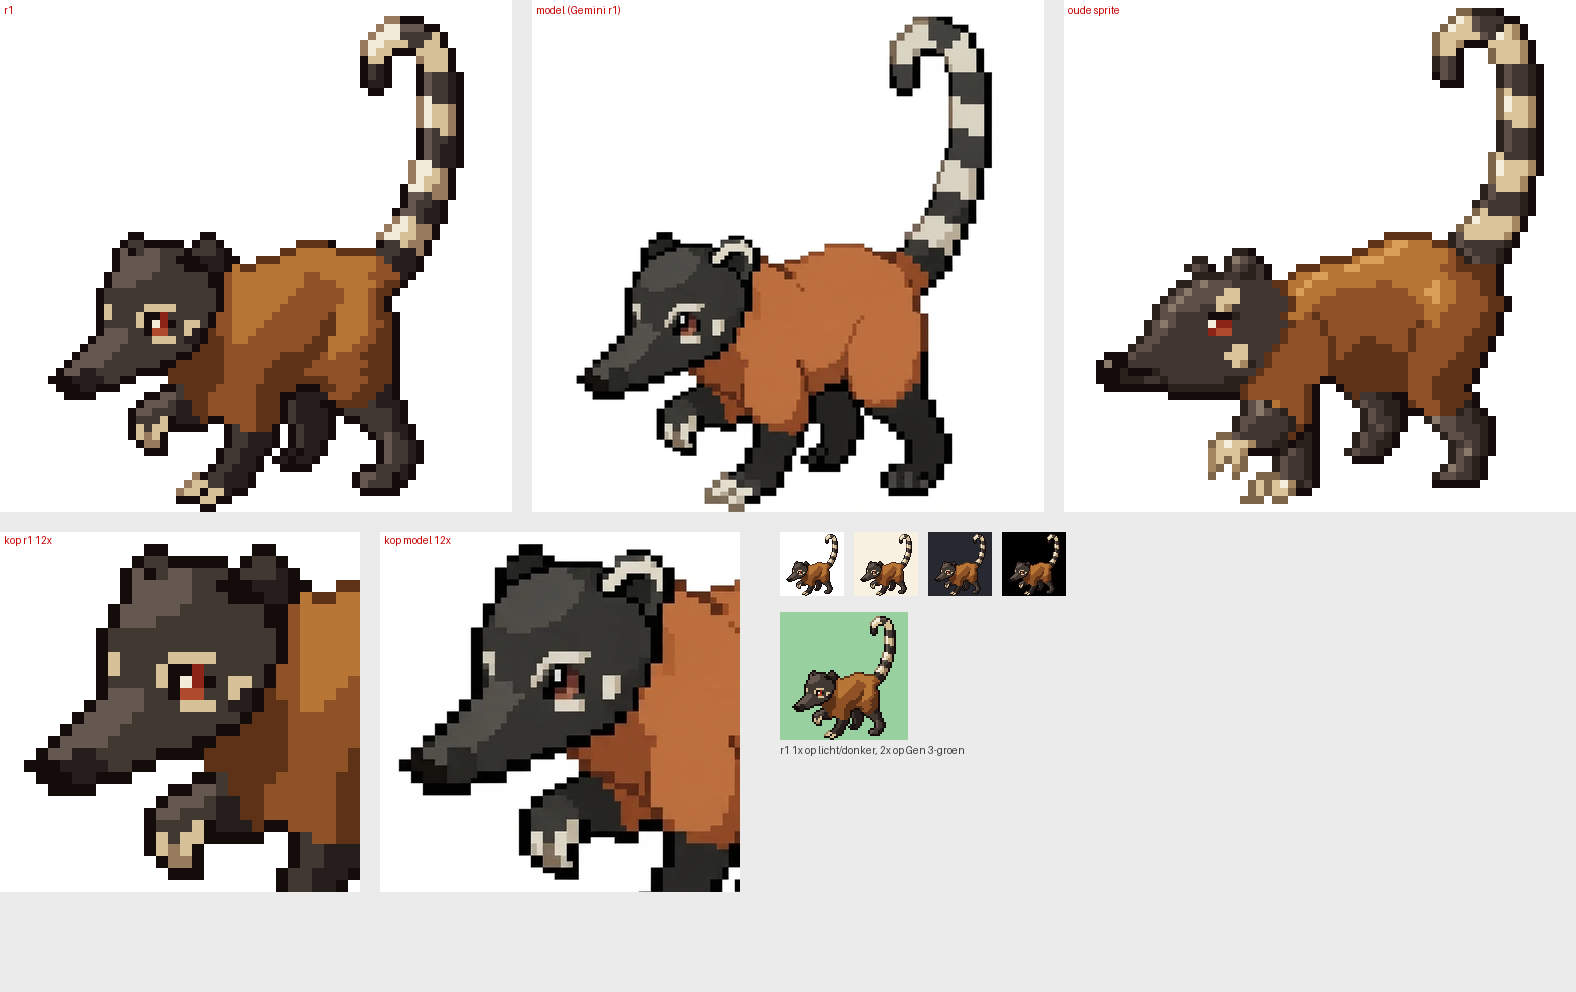

Write the Python code that produced this figure.
# vel.png: r1 8x | model op dezelfde schaal | oude sprite 8x ; daaronder kop r1 vs model 12x, r1 1x licht/donker.
import os; from PIL import Image, ImageDraw
D=os.path.dirname(os.path.abspath(__file__)); J=lambda *p: os.path.join(D,*p)
def rgba(p):
  im=Image.open(p); return im.convert('RGBA')
def op(im,kleur):
  b=Image.new('RGBA',im.size,kleur); b.alpha_composite(im); return b
r1=rgba(J('coathief_r1.png')); oud=rgba(J('..','..','af','coathief.png'))
m=Image.open(J('..','..','gemini','r1_prompt_v1.png')).convert('RGBA')
# uitlijning gemeten: spritepixel (x,y) = model (16x+22 .. , 16y-16 ..)
mm=Image.new('RGBA',(1024,1024),(255,255,255,255)); mm.paste(m,(-22,16))
W=(255,255,255,255)
vel=Image.new('RGBA',(3*512+40,512+20+12*30+20+80),(235,235,235,255)); d=ImageDraw.Draw(vel)
vel.paste(op(r1,W).resize((512,512),Image.NEAREST),(0,0))
vel.paste(mm.resize((512,512),Image.LANCZOS),(532,0))
vel.paste(op(oud,W).resize((512,512),Image.NEAREST),(1064,0))
for t,x in [('r1',4),('model (Gemini r1)',536),('oude sprite',1068)]: d.text((x,4),t,fill=(200,0,0))
y0=532; box=(4,28,34,58)  # kop + geheven poot
k=op(r1,W).crop(box).resize((30*12,30*12),Image.NEAREST); vel.paste(k,(0,y0))
km=mm.crop((box[0]*16,box[1]*16,box[2]*16,box[3]*16)).resize((360,360),Image.LANCZOS); vel.paste(km,(380,y0))
d.text((4,y0+2),'kop r1 12x',fill=(200,0,0)); d.text((384,y0+2),'kop model 12x',fill=(200,0,0))
x=780
for kleur in [(255,255,255,255),(248,240,224,255),(40,40,48,255),(0,0,0,255)]:
  vel.paste(op(r1,kleur),(x,y0)); x+=74
vel.paste(op(r1,(152,208,160,255)).resize((128,128),Image.NEAREST),(780,y0+80))
d.text((780,y0+212),'r1 1x op licht/donker, 2x op Gen 3-groen',fill=(60,60,60))
vel.convert('RGB').save(J('vel.png'))
